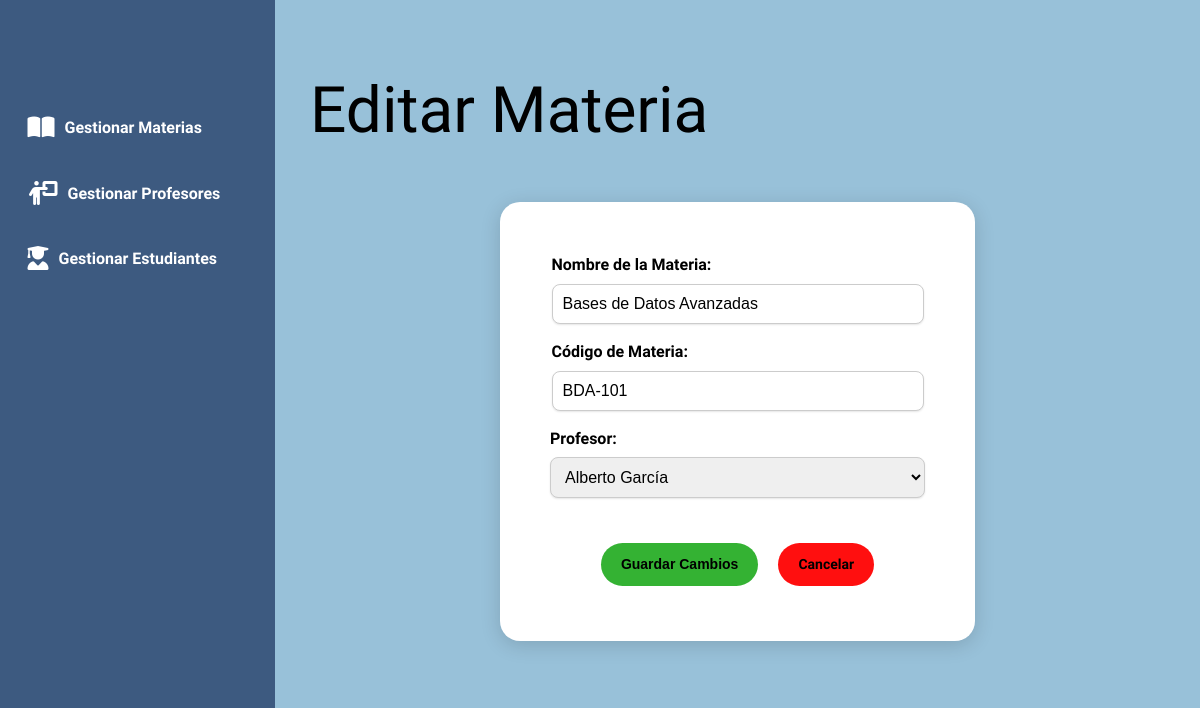
The page /materias/editar/1 on the database its author committed.
### models.py (models this page shows)
class Materia(Base):
    __tablename__ = 'materias'
    id = Column(Integer, primary_key=True)
    nombre_materia = Column(String(100), nullable=False)
    codigo_materia = Column(String(20), unique=True, nullable=False)
    profesor_id = Column(Integer, ForeignKey('profesores.id'))
    profesor = relationship("Profesor", back_populates="materias")
    inscripciones = relationship("Inscripcion", back_populates="materia", cascade="all, delete-orphan")

class Profesor(Base):
    __tablename__ = 'profesores'
    id = Column(Integer, primary_key=True)
    nombre = Column(String(50), nullable=False)
    apellido = Column(String(50), nullable=False)
    especialidad = Column(String(100))
    is_active = Column(Boolean, default=True, nullable=False)
    materias = relationship("Materia", back_populates="profesor")

### app.py (the view, shortened to what this page needs)
@app.route('/materias/editar/<int:materia_id>', methods=['GET', 'POST'])
def editar_materia(materia_id):
    materia = session.query(Materia).get(materia_id)
    if not materia:
        return "Materia no encontrada", 404
    profesores = session.query(Profesor).filter_by(is_active=True).all()
    return render_template('materia_form.html', materia=materia, profesores=profesores)

### templates/materia_form.html (shortened to what this page needs)
{% extends "base.html" %}
{% block content %}
    <h1>{% if materia %}Editar{% else %}Añadir Nueva{% endif %} Materia</h1>
    <div class="form-card">
        <form method="POST">
            <div style="margin-bottom: 15px;">
                <label for="nombre_materia">Nombre de la Materia:</label>
                <input type="text" id="nombre_materia" name="nombre_materia" value="{{ materia.nombre_materia if materia else '' }}" required>
            </div>
            <div style="margin-bottom: 15px;">
                <label for="codigo_materia">Código de Materia:</label>
                <input type="text" id="codigo_materia" name="codigo_materia" value="{{ materia.codigo_materia if materia else '' }}" required>
            </div>
            <div style="margin-bottom: 20px;">
                <label for="profesor_id">Profesor:</label>
                <select id="profesor_id" name="profesor_id" required>
                    {% for profesor in profesores %}
                        <option value="{{ profesor.id }}" {% if materia and materia.profesor_id == profesor.id %}selected{% endif %}>
                            {{ profesor.nombre }} {{ profesor.apellido }}
                        </option>
                    {% endfor %}
                </select>
            </div>
            <div class="form-buttons">
                <button type="submit" class="btn btn-accept">Guardar Cambios</button>
                <a href="{{ url_for('index') }}" class="btn btn-cancel">Cancelar</a>
            </div>
        </form>
    </div>
{% endblock %}

### static/css/styles.css (style rules this page uses)
body { font-family: kadwa, -apple-system, BlinkMacSystemFont, "Segoe UI", Roboto, "Helvetica Neue", Arial, sans-serif; line-height: 1.6; margin: 0; background-color: #98C1D9; color: #000; }
h1, h2, h3, p { font-weight: 100; margin: 0; }
h1 { font-size: 64px; margin-block-start: 20px; }
.form-card form, .inscription-card form { display: flex; flex-direction: column; align-items: center; }
.form-card { display: flex; justify-content: center; width: fit-content; padding: 50px; margin: 40px auto; border-radius: 20px; background-color: #ffffff; box-shadow: 0 4px 20px rgba(0, 0, 0, 0.15); }
.form-card label, .inscription-card label { display: block; font-weight: bold; margin-bottom: 6px; }
.form-card input, .form-card select, .inscription-card select { border-radius: 8px; width: 350px; padding: 10px; font-size: 16px; border: 1px solid #ccc; box-shadow: 0px 1px 2px rgba(0, 0, 0, 0.1); }
.form-card select { width: 375px; }
.form-buttons { display: flex; gap: 20px; margin-top: 20px; }
.btn { text-decoration: none; cursor: pointer; text-align: center; padding: 8px 12px; border-radius: 50px; color: #000000; }
.btn-accept, .btn-cancel { font-size: 14px; font-weight: bold; padding: 10px 20px; margin-block: 5px; border: none; border-radius: 30px; transition: background-color 0.3s ease; }
.btn-accept { background-color: #34b233; }
.btn-cancel { background-color: #ff0f0f; }

### rows shown on the page
Materia: nombre_materia "Bases de Datos Avanzadas", codigo_materia "BDA-101", profesor_id "Alberto García"
